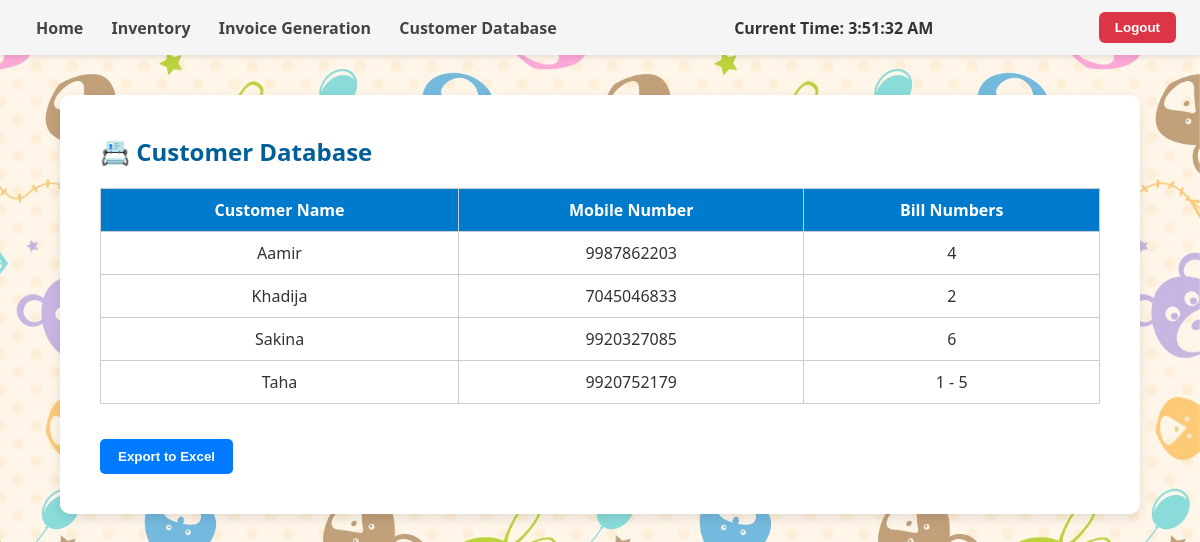
The page /customer_database (signed in) on the database its author committed.
### app.py (models this page shows)
class Invoice(db.Model):
    __tablename__ = 'invoices'
    id = db.Column(db.Integer, primary_key=True)
    bill_number = db.Column(db.Integer, unique=True, nullable=False)
    date = db.Column(db.DateTime, nullable=False)
    customer_name = db.Column(db.String, nullable=False)
    customer_number = db.Column(db.String, nullable=False)
    subtotal = db.Column(db.Float, nullable=False)
    discount_percentage = db.Column(db.Float, nullable=False)
    total_due = db.Column(db.Float, nullable=False)
    items_json = db.Column(db.Text, nullable=False)

### app.py (the view)
@app.route('/customer_database')
def customer_database():
    if 'user' not in session:
        return redirect(url_for('login'))
    invoices = Invoice.query.order_by(Invoice.customer_name).all()
    customer_dict = {}
    for inv in invoices:
        key = (inv.customer_name.strip(), inv.customer_number.strip())
        if key not in customer_dict:
            customer_dict[key] = []
        customer_dict[key].append(str(inv.bill_number))
    customer_data = [
        {'name': name, 'mobile': mobile, 'bills': bill_numbers}
        for (name, mobile), bill_numbers in customer_dict.items()
    ]
    return render_template('customer_database.html', customer_data=customer_data)

### templates/customer_database.html (shortened to what this page needs)
{% extends 'dashboard.html' %}
{% block content %}
<h2>📇 Customer Database</h2>
{% if customer_data and customer_data|length > 0 %}
<table border="1" cellpadding="10" cellspacing="0" style="width: 100%; border-collapse: collapse; margin-top: 20px;">
    <thead style="background-color: #e0e0e0;">
        <tr>
            <th>Customer Name</th>
            <th>Mobile Number</th>
            <th>Bill Numbers</th>
        </tr>
    </thead>
    <tbody>
        {% for customer in customer_data %}
        <tr>
            <td>{{ customer.name }}</td>
            <td>{{ customer.mobile if customer.mobile else 'N/A' }}</td>
            <td>{{ customer.bills | join(' - ') }}</td>
        </tr>
        {% endfor %}
    </tbody>
</table>
{% else %}
<p style="color: gray;">No customer data available.</p>
{% endif %}
<form method="POST" action="{{ url_for('export_customers') }}" style="margin-top: 20px;">
    <button type="submit" class="button">Export to Excel</button>
</form>
{% endblock %}

### static/css/style.css (style rules this page uses)
body { background-image: url('../images/kids-bg.jpg'); background-size: cover; background-repeat: no-repeat; background-attachment: fixed; background-position: center; font-family: 'Segoe UI', sans-serif; color: #333; margin: 20px; }
h1, h2, h3 { color: #005f99; }
table { border-collapse: collapse; width: 100%; margin-top: 20px; }
table, th, td { border: 1px solid #ccc; }
th { background-color: #007acc; color: white; padding: 8px; }
td { padding: 8px; }

### templates/dashboard.html (style rules this page uses)
body { margin: 0; font-family: 'Segoe UI', sans-serif; background-color: #f4f4f4; color: #333; }
h2 { margin-top: 0; font-size: 24px; }
table { width: 100%; border-collapse: collapse; margin-top: 20px; }
table th, table td { border: 1px solid #ccc; padding: 10px; text-align: center; }
.button { background-color: #007bff; color: white; padding: 10px 18px; border: none; border-radius: 5px; font-weight: bold; cursor: pointer; margin-top: 15px; }

### rows shown on the page
Invoice: name "Aamir", customer_number "9987862203", bills "4"
Invoice: name "Khadija", customer_number "7045046833", bills "2"
Invoice: name "Sakina", customer_number "9920327085", bills "6"
Invoice: name "Taha", customer_number "9920752179", bills "1 - 5"
